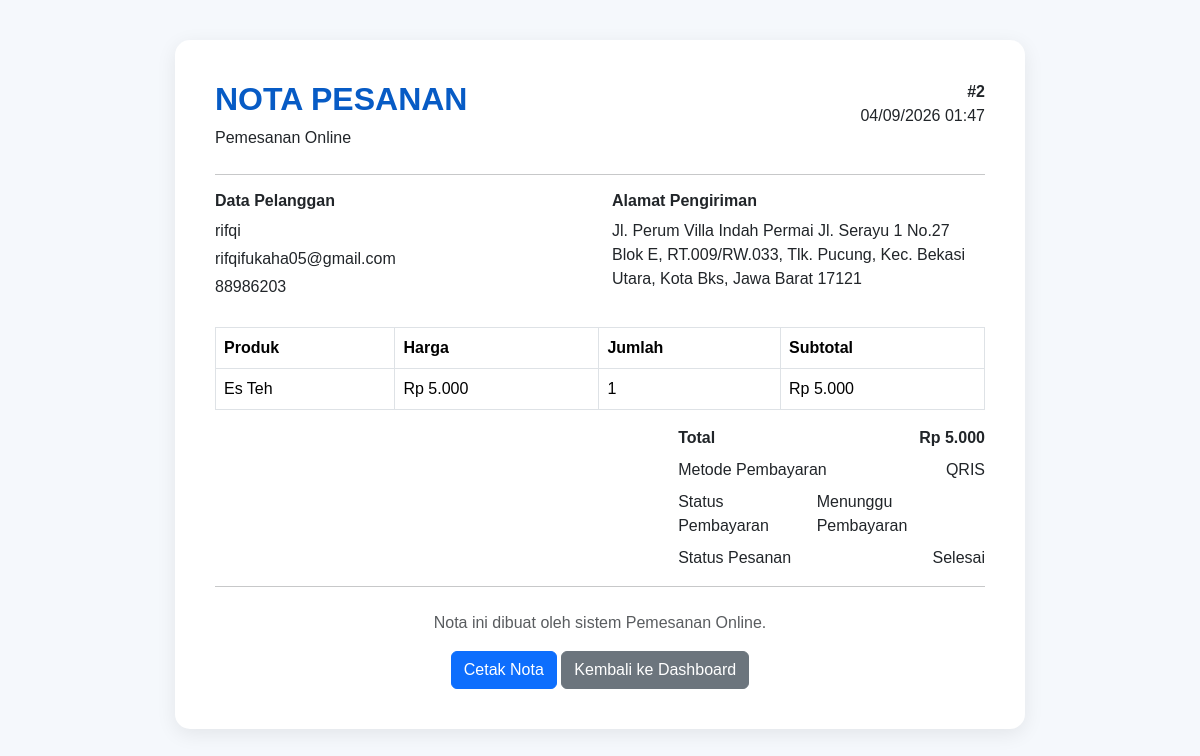
/nota.php?id=2 (signed in), run on the app's committed database.
### tables this page shows
CREATE TABLE `orders` (
  `id` int(11) NOT NULL,
  `user_id` int(11) NOT NULL,
  `total` decimal(12,2) NOT NULL,
  `address` text NOT NULL,
  `phone` varchar(30) NOT NULL,
  `payment` enum('QRIS','Transfer Bank','COD') NOT NULL,
  `payment_proof` varchar(255) DEFAULT NULL,
  `status` enum('Menunggu','Diproses','Dikirim','Selesai','Dibatalkan') NOT NULL DEFAULT 'Menunggu',
  `created_at` timestamp NOT NULL DEFAULT current_timestamp(),
  `payment_status` enum('Menunggu Pembayaran','Diproses','Berhasil','Gagal') NOT NULL DEFAULT 'Menunggu Pembayaran'
);

CREATE TABLE `users` (
  `id` int(11) NOT NULL,
  `name` varchar(100) NOT NULL,
  `email` varchar(150) NOT NULL,
  `password` varchar(255) NOT NULL,
  `role` enum('customer','admin') NOT NULL DEFAULT 'customer',
  `created_at` timestamp NOT NULL DEFAULT current_timestamp()
);

CREATE TABLE `order_items` (
  `id` int(11) NOT NULL,
  `order_id` int(11) NOT NULL,
  `product_id` int(11) NOT NULL,
  `qty` int(11) NOT NULL,
  `price` decimal(12,2) NOT NULL
);

CREATE TABLE `products` (
  `id` int(11) NOT NULL,
  `name` varchar(150) NOT NULL,
  `description` text DEFAULT NULL,
  `price` decimal(12,2) NOT NULL DEFAULT 0.00,
  `stock` int(11) NOT NULL DEFAULT 0,
  `image` varchar(500) DEFAULT NULL,
  `created_at` timestamp NOT NULL DEFAULT current_timestamp()
);

### nota.php (the view, shortened to what this page needs)
<?php
require_once __DIR__ . "/../config/database.php";
$id = isset($_GET['id']) ? (int) $_GET['id'] : 0;
$stmt = $pdo->prepare("
    SELECT
        orders.*,
        users.name,
        users.email
    FROM orders
    INNER JOIN users ON users.id = orders.user_id
    WHERE orders.id = ?
");
$stmt->execute([$id]);
$order = $stmt->fetch(PDO::FETCH_ASSOC);
$stmt = $pdo->prepare("
    SELECT
        order_items.*,
        products.name AS product_name
    FROM order_items
    INNER JOIN products ON products.id = order_items.product_id
    WHERE order_items.order_id = ?
");
$stmt->execute([$id]);
$items = $stmt->fetchAll(PDO::FETCH_ASSOC);
?>
<!DOCTYPE html>
<html lang="id">
<head>
    <link
        href="https://cdn.jsdelivr.net/npm/bootstrap@5.3.3/dist/css/bootstrap.min.css"
        rel="stylesheet"
    >
</head>
<body>
<div class="nota">
    <div class="d-flex justify-content-between align-items-start mb-4">
        <div>
            <h2 class="fw-bold judul">
                NOTA PESANAN
            </h2>
            <p class="mb-0">
                Pemesanan Online
            </p>
        </div>
        <div class="text-end">
            <strong>
                #<?= $order['id'] ?>
            </strong>
            <br>
            <?= date('d/m/Y H:i', strtotime($order['created_at'])) ?>
        </div>
    </div>
    <hr>
    <div class="row mb-4">
        <div class="col-md-6">
            <h6 class="fw-bold">
                Data Pelanggan
            </h6>
            <p class="mb-1">
                <?= htmlspecialchars($order['name']) ?>
            </p>
            <p class="mb-1">
                <?= htmlspecialchars($order['email']) ?>
            </p>
            <p class="mb-1">
                <?= htmlspecialchars($order['phone']) ?>
            </p>
        </div>
        <div class="col-md-6">
            <h6 class="fw-bold">
                Alamat Pengiriman
            </h6>
            <p class="mb-0">
                <?= nl2br(htmlspecialchars($order['address'])) ?>
            </p>
        </div>
    </div>
    <table class="table table-bordered">
        <thead>
            <tr>
                <th>Produk</th>
                <th>Harga</th>
                <th>Jumlah</th>
                <th>Subtotal</th>
            </tr>
        </thead>
        <tbody>
        <?php foreach ($items as $item): ?>
            <tr>
                <td>
                    <?= htmlspecialchars($item['product_name']) ?>
                </td>
                <td>
                    Rp <?= number_format($item['price'], 0, ',', '.') ?>
                </td>
                <td>
                    <?= $item['qty'] ?>
                </td>
                <td>
                    Rp <?= number_format(
                        $item['price'] * $item['qty'],
                        0,
                        ',',
                        '.'
                    ) ?>
                </td>
            </tr>
        <?php endforeach; ?>
        </tbody>
    </table>
    <div class="row justify-content-end">
        <div class="col-md-5">
            <div class="d-flex justify-content-between">
                <strong>
                    Total
                </strong>
                <strong>
                    Rp <?= number_format($order['total'], 0, ',', '.') ?>
                </strong>
            </div>
            <div class="d-flex justify-content-between mt-2">
                <span>
                    Metode Pembayaran
                </span>
                <span>
                    <?= htmlspecialchars($order['payment']) ?>
                </span>
            </div>
            <div class="d-flex justify-content-between mt-2">
                <span>
                    Status Pembayaran
                </span>
                <span>
                    <?= htmlspecialchars($order['payment_status']) ?>
                </span>
            </div>
            <div class="d-flex justify-content-between mt-2">
                <span>
                    Status Pesanan
                </span>
                <span>
                    <?= htmlspecialchars($order['status']) ?>
                </span>
            </div>
        </div>
    </div>
    <hr>
    <div class="text-center mt-4">
        <p class="text-muted mb-3">
            Nota ini dibuat oleh sistem Pemesanan Online.
        </p>
        <button
            onclick="window.print()"
            class="btn btn-primary no-print"
        >
            Cetak Nota
        </button>
        <a
            href="index.php"
            class="btn btn-secondary no-print"
        >
            Kembali ke Dashboard
        </a>
    </div>
</div>
</body>
</html>

### nota.php (style rules this page uses)
body { background: #f5f8fc; font-family: Arial, Helvetica, sans-serif; }
.nota { max-width: 850px; margin: 40px auto; background: white; padding: 40px; border-radius: 15px; box-shadow: 0 5px 20px rgba(0,0,0,0.08); }
.judul { color: #075bc5; }

### data on the page
orders: id "2", created_at "04/09/2026 01:47", user.name "rifqi", user.email "rifqifukaha05@gmail.com", phone "88986203", address "Jl. Perum Villa Indah Permai Jl. Serayu 1 No.27 Blok E, RT.009/RW.033, Tlk. Pucung, Kec. Bekasi Utara, Kota Bks, Jawa Barat 17121", total "5.000", payment "QRIS", payment_status "Menunggu Pembayaran", status "Selesai"
order_items: product.name "Es Teh", price "5.000", qty "1", $item['price'] * $item['qty'] "5.000"
